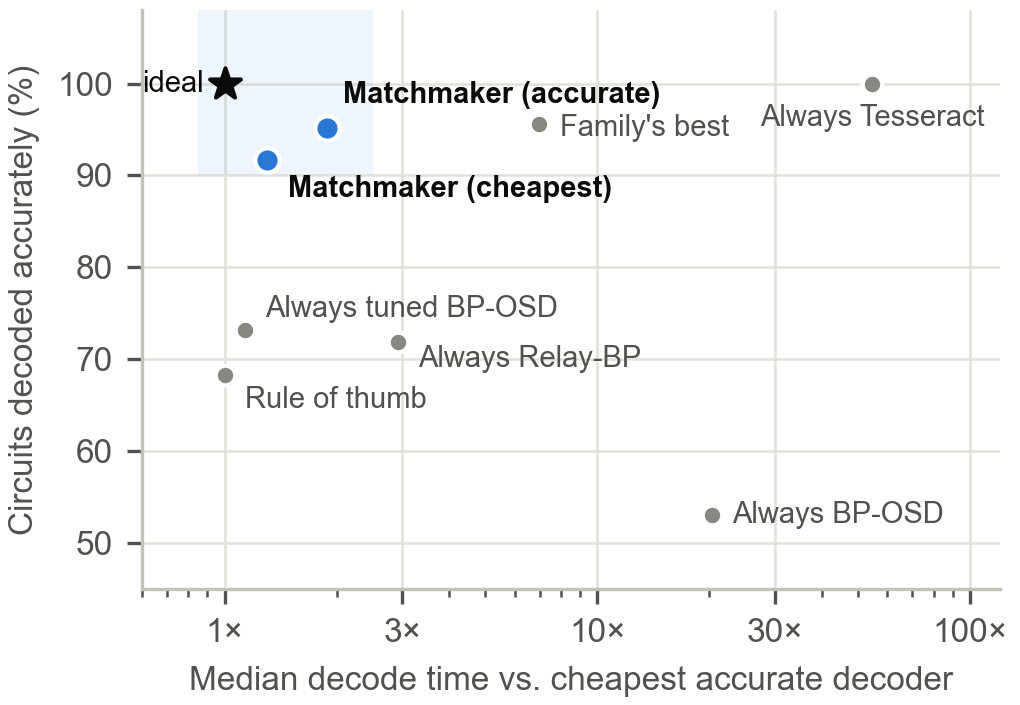

This chart was generated by the following Python code:
"""Page-1 figure for the Matchmaker paper: decoder-choice policies on held-out codes.

Circuits: the ones on which BP-OSD, BP-LSD, BeliefFind, Relay-BP and Tesseract were all measured (metrics.json's
"complete" set), scored as in qec_matchmaker.evaluate: a decoder is good enough when its ler_low <= the best
measured decoder's ler_high; time is relative to the cheapest good-enough decoder's ms per shot; a choice not run
on a circuit falls back to BP-OSD. Fixed policies are computed here from data/dataset.csv; Matchmaker's points
come from reports/metrics.json (10-fold GroupKFold over codes, so every circuit's code is unseen).

    python experiments/paper/fig1_motivation.py      # writes fig1_motivation.{pdf,png} and .json next to this file
"""
import json
from pathlib import Path

import matplotlib.pyplot as plt
import numpy as np
import pandas as pd

ROOT = Path(__file__).resolve().parents[2]
OUT = Path(__file__).resolve().parent
COMPLETE = {"bposd", "bplsd", "belief_find", "relay_bp", "tesseract"}


def table():
    d = pd.read_csv(ROOT / "data/dataset.csv", low_memory=False)
    m = d[(d.status == "measured") & (d.ms_per_shot > 0)]
    m = m[m.groupby("circuit_key").decoder.transform("size") >= 2].copy()
    has = m.groupby("circuit_key").decoder.agg(set)
    m = m[m.circuit_key.isin(has[has.apply(lambda s: COMPLETE <= s)].index)]
    best_high = m.loc[m.groupby("circuit_key").ler.idxmin()].set_index("circuit_key").ler_high
    m["good"] = m.ler_low <= m.circuit_key.map(best_high)
    cheapest = m[m.good].groupby("circuit_key").ms_per_shot.min()
    m["time"] = m.ms_per_shot / m.circuit_key.map(cheapest)
    return m, has


def score(m, choice):
    rows = m.set_index(["circuit_key", "decoder"])
    out = []
    for key, dec in choice.items():
        r = rows.loc[(key, dec if (key, dec) in rows.index else "bposd")]
        out.append((r.good, r.time))
    g, t = zip(*out)
    return float(np.mean(g)), float(np.median(t))


def family_table(m):
    """For each code, the decoder that did best on the OTHER codes of its family (cheapest with >= 90% good enough,
    else the most often good enough): what an expert would pick for a new code without benchmarking it"""
    choice = {}
    for code, cs in m.groupby("code"):
        other = m[(m.code != code) & (m.family == cs.family.iloc[0])]
        if other.empty:
            other = m[m.code != code]
        s = other.groupby("decoder").agg(g=("good", "mean"), t=("time", "median"), n=("good", "size"))
        s = s[s.n >= 0.5 * other.circuit_key.nunique()]
        ok = s[s.g >= 0.9]
        dec = ok.t.idxmin() if len(ok) else s.sort_values(["g", "t"], ascending=[False, True]).index[0]
        choice.update({k: dec for k in cs.circuit_key.unique()})
    return choice


def points():
    m, has = table()
    keys = m.circuit_key.unique()
    fixed = {
        "Always BP-OSD": "bposd",
        "Always tuned BP-OSD": "bposd_tuned",
        "Always Relay-BP": "relay_bp",
        "Always Tesseract": "tesseract",
    }
    pts = {name: score(m, {k: dec for k in keys}) for name, dec in fixed.items()}
    pts["Rule of thumb"] = score(m, {k: "mwpm_corr" if "mwpm_corr" in has[k] else "bposd_tuned" for k in keys})
    pts["Family's best"] = score(m, family_table(m))
    rec = json.loads((ROOT / "reports/metrics.json").read_text())["recommendation"]["complete"]
    assert rec["circuits"] == len(keys), (rec["circuits"], len(keys))
    for obj in ("accurate", "cheapest"):
        p = rec["policies"][f"recommend, {obj}"]
        pts[f"Matchmaker ({obj})"] = (p["good_enough"], p["median_time_vs_cheapest_good"])
    return pts, len(keys), m.code.nunique()


def draw(pts, n, codes):
    ink, ink2, muted, grid, accent = "#0b0b0b", "#52514e", "#898781", "#e1e0d9", "#2a78d6"
    plt.rcParams.update({"font.family": "sans-serif", "font.sans-serif": ["Inter", "Helvetica Neue", "Arial", "DejaVu Sans"],
                         "font.size": 8, "axes.edgecolor": "#c3c2b7", "axes.labelcolor": ink2, "xtick.color": ink2,
                         "ytick.color": ink2, "axes.spines.top": False, "axes.spines.right": False, "pdf.fonttype": 42})
    fig, ax = plt.subplots(figsize=(3.4, 2.35))
    ax.grid(True, color=grid, lw=0.6)
    ax.set_axisbelow(True)
    ylo, yhi = 45, 108
    # shaded: at least 90% accurate within 2.5x of the cheapest accurate decoder
    ax.axvspan(0.85, 2.5, ymin=(90 - ylo) / (yhi - ylo), ymax=1, color=accent, alpha=0.07, lw=0)
    # label offsets (points) chosen to avoid collisions
    place = {"Always BP-OSD": (5, 0, "left"), "Always tuned BP-OSD": (5, 5, "left"),
             "Always Relay-BP": (5, -4, "left"), "Always Tesseract": (0, -8, "center"),
             "Rule of thumb": (5, -6, "left"), "Family's best": (5, -1, "left"),
             "Matchmaker (accurate)": (4, 8, "left"), "Matchmaker (cheapest)": (5, -7, "left")}
    for name, (g, t) in pts.items():
        mm = name.startswith("Matchmaker")
        ax.scatter(t, 100 * g, s=34 if mm else 22, color=accent if mm else muted, edgecolor="white", lw=1, zorder=3)
        dx, dy, ha = place[name]
        ax.annotate(name, (t, 100 * g), xytext=(dx, dy), textcoords="offset points", ha=ha, va="center",
                    fontsize=7, color=ink if mm else ink2, fontweight="semibold" if mm else "normal")
    ax.scatter(1, 100, marker="*", s=60, color=ink, zorder=3)
    ax.annotate("ideal", (1, 100), xytext=(-5, 0), textcoords="offset points", ha="right", va="center", fontsize=7, color=ink)
    ax.set_xscale("log")
    ax.set_xlim(0.6, 120)
    ax.set_ylim(ylo, yhi)
    ax.set_yticks(range(50, 101, 10))
    ax.set_xticks([1, 3, 10, 30, 100], ["1×", "3×", "10×", "30×", "100×"])
    ax.set_xlabel("Median decode time vs. cheapest accurate decoder")
    ax.set_ylabel("Circuits decoded accurately (%)")
    fig.tight_layout(pad=0.3)
    for ext in ("pdf", "png"):
        fig.savefig(OUT / f"fig1_motivation.{ext}", dpi=300)
    (OUT / "fig1_motivation.json").write_text(json.dumps(
        {"circuits": n, "codes": codes, "points": {k: {"good_enough": g, "median_time_vs_cheapest_good": t}
                                                   for k, (g, t) in pts.items()}}, indent=1))


if __name__ == "__main__":
    pts, n, codes = points()
    for k, (g, t) in pts.items():
        print(f"{k:24s} {100 * g:5.1f}%  {t:6.2f}x")
    draw(pts, n, codes)
